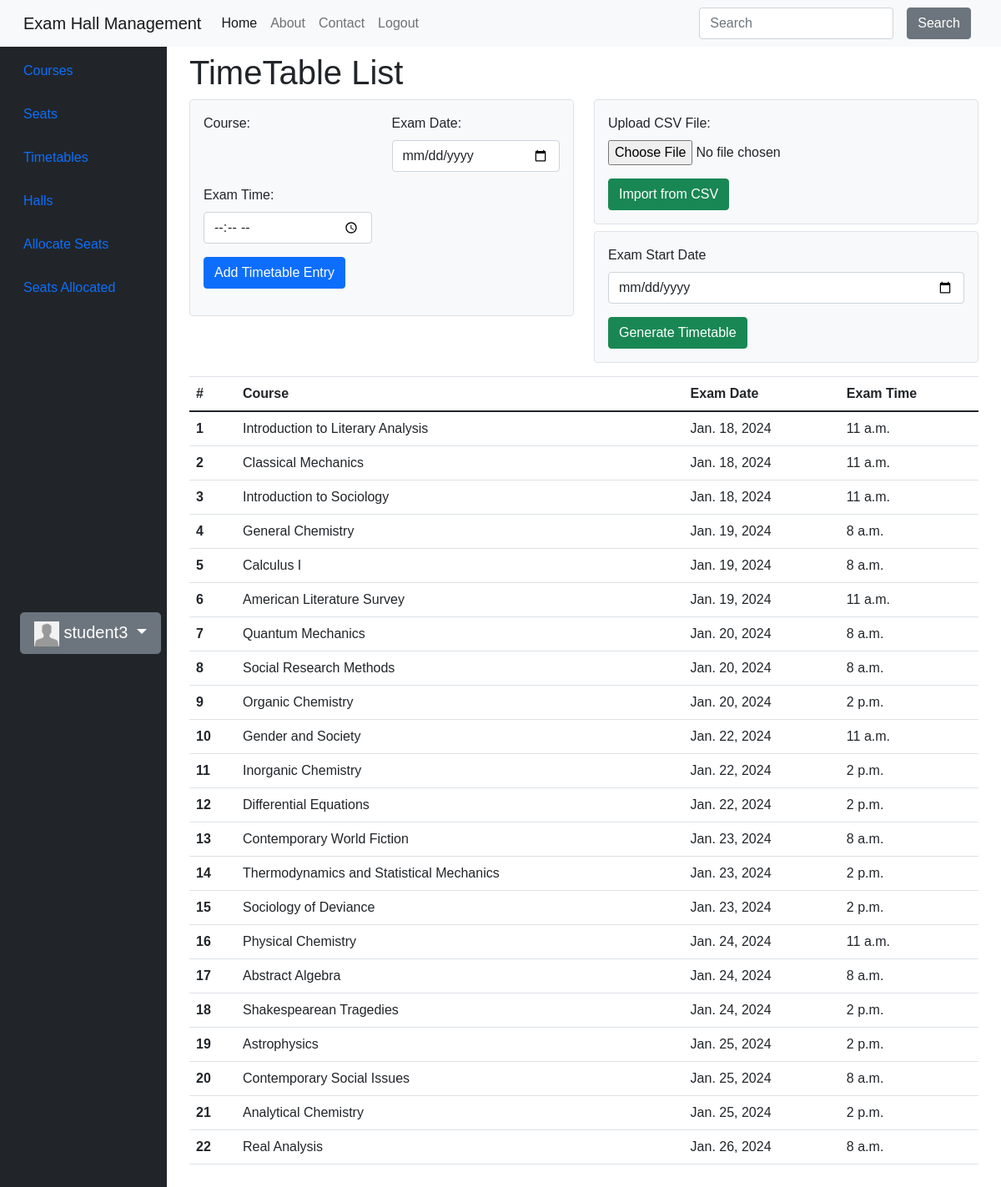
/main/generate-timetable/ (signed in), run on the app's committed database.
### accounts/models.py (models this page shows, shortened)
class CustomUser(AbstractUser):
    email = models.EmailField(unique=True)
    first_name = models.CharField(max_length=30)
    middle_name = models.CharField(max_length=30, blank=True, null=True)
    last_name = models.CharField(max_length=30)
    date_of_birth = models.DateField(null=True, blank=True)
    user_type = models.CharField(max_length=20, verbose_name="User Type")
    slug = models.SlugField(unique=True, blank=True, null=True)
    objects = CustomUserManager()

class Profile(models.Model):
    user = models.OneToOneField(CustomUser, on_delete=models.CASCADE)
    avatar = models.ImageField(
        default='avatar.jpg', # default avatar
        upload_to='profile_avatars' # dir to store the image
    )

### main/models.py (models this page shows, shortened)
class TimeTable(models.Model):
    course = models.ForeignKey(Course, on_delete=models.CASCADE)
    exam_date = models.DateField()
    exam_time = models.TimeField()

class Course(models.Model):
    name = models.CharField(max_length=100)
    code = models.CharField(max_length=8)
    department = models.ForeignKey(Department, on_delete=models.CASCADE)
    def __str__(self):
        return f"{self.name}"

### main/views.py (the view, shortened to what this page needs)
# urls.py: path('generate-timetable/', GenerateTimeTableView.as_view(), name='generate'),
class GenerateTimeTableView(View):
    template_name = 'main/timetables.html'
    def get(self, request, *args, **kwargs):
        courses = Course.objects.all()
        timetable = TimeTable.objects.all()
        form = CourseForm()
        return render(request, self.template_name, {'courses': courses, 'timetable':timetable, 'form': form})

### main/forms.py
class CourseForm(forms.ModelForm):
    class Meta:
        model = Course
        fields = ['name', 'code', 'department']

### main/templates/main/timetables.html (shortened to what this page needs)
{% extends 'main/base.html' %}
{% load widget_tweaks %}
{% block content %}
    <h1>TimeTable List</h1>
    <div class="row mb-3">
        <div class="col-md-6">
            <div class="form-container bg-light p-3 rounded border">
                <form method="post" enctype="multipart/form-data">
                    <div class="form-group row">
                        <div class="col-md-6">
                            <label for="{{ form.course.id_for_label }}">Course:</label>
                        </div>
                        <div class="col-md-6">
                            <label for="{{ form.exam_date.id_for_label }}">Exam Date:</label>
                            <input type="date" id="exam_date" name="exam_date"
                            placeholder="dd-mm-yyyy" class="form-control">
                        </div>
                        <div class="col-md-6 mt-3">
                            <label for="{{ form.exam_time.id_for_label }}">Exam Time:</label>
                            <input type="time" id="exam_time" name="exam_time"
                            min="08:00" max="16:00" class="form-control" required/>
                        </div>
                        <div class="col-md-12 mt-3">
                            <button type="submit" class="btn btn-primary">Add Timetable Entry</button>
                        </div>
                    </div>
                </form>
            </div>
        </div>
        <div class="col-md-6">
            <div class="form-container bg-light p-3 rounded border">
                <form method="post" enctype="multipart/form-data" action={% url 'main:create_timetable' %}>
                    <div class="form-group">
                        <label for="csv_file">Upload CSV File:</label>
                        <input class="form-control-file" type="file" name="csv_file" required>
                    </div>
                    <div class="mt-3">
                        <button type="submit" class="btn btn-success">Import from CSV</button>
                    </div>
            </div>
            <div class="form-container bg-light mt-2 p-3 rounded border">
                <form method="post" action="{% url 'main:generate' %}">
                    <div class="form-group">
                        <label for="exam_date">Exam Start Date</label>
                        <input class="form-control" type="date" name="exam_date" required>
                    </div>
                    <div class="mt-3">
                        <button type="submit" class="btn btn-success">Generate Timetable</button>
                    </div>
                </form>
            </div>
        </div>
    </div>
    <table class="table">
        <thead>
            <tr>
                <th scope="col">#</th>
                <th scope="col">Course</th>
                <th scope="col">Exam Date</th>
                <th scope="col">Exam Time</th>
            </tr>
        </thead>
        <tbody>
            {% for entry in timetable %}
                <tr>
                    <th scope="row">{{ forloop.counter }}</th>
                    <td>{{ entry.course }}</td>
                    <td>{{ entry.exam_date }}</td>
                    <td>{{ entry.exam_time }}</td>
                </tr>
            {% endfor %}
        </tbody>
    </table>
{% endblock %}

### main/templates/main/base.html (shortened to what this page needs)
<!DOCTYPE html>
<html lang="en">
<head>
    <link rel="stylesheet" href="https://stackpath.bootstrapcdn.com/bootstrap/4.5.2/css/bootstrap.min.css">
    <link href="https://cdn.jsdelivr.net/npm/bootstrap@5.0.2/dist/css/bootstrap.min.css" rel="stylesheet">
    <link rel="stylesheet" href="https://cdnjs.cloudflare.com/ajax/libs/font-awesome/5.15.1/css/all.min.css">
    <link href="https://cdn.jsdelivr.net/npm/bootstrap@5.0.2/dist/css/bootstrap.min.css" rel="stylesheet">
</head>
<body>
    <nav class="navbar navbar-expand-lg navbar-light bg-light fixed-top">
        <div class="container-fluid">
            <a class="navbar-brand" href="{% url 'index' %}">Exam Hall Management</a>
            <div class="collapse navbar-collapse" id="navbarColor04">
                <ul class="navbar-nav me-auto">
                    <li class="nav-item">
                        <a class="nav-link active" href="{% url 'index' %}">Home</a>
                    </li>
                    <li class="nav-item">
                        <a class="nav-link" href="{% url 'about' %}">About</a>
                    </li>
                    <li class="nav-item">
                        <a class="nav-link" href="{% url 'contact' %}">Contact</a>
                    </li>
                    {% if user.is_authenticated %}
                    <li class="nav-item">
                        <a class="nav-link" href="{% url 'accounts:logout' %}">Logout</a>
                    </li>
                    {% endif %}
                </ul>
                <form class="d-flex">
                    <input class="form-control me-sm-2" type="search" placeholder="Search">
                    <button class="btn btn-secondary mx-2 my-2 my-sm-0" type="submit">Search</button>
                </form>
            </div>
        </div>
    </nav>
    <div class="container-fluid">
        <div class="row flex-nowrap">
            <div class="col-auto col-md-3 col-xl-2 px-sm-2 px-0 bg-dark" #sidebar>
                <div class="d-flex flex-column align-items-center align-items-sm-start px-3 pt-2 text-white min-vh-100">
                    <ul class="nav nav-pills flex-column mb-sm-auto mb-0 align-items-center align-items-sm-start mt-5" id="menu">
                        <li>
                            <a href="{% url 'main:courses' %}" class="nav-link px-0 align-middle">
                             <span class="ms-1 d-none d-sm-inline">Courses</span></a>
                        </li>
                        <li>
                            <a href="{% url 'main:seats' %}" class="nav-link px-0 align-middle">
                             <span class="ms-1 d-none d-sm-inline">Seats</span></a>
                        </li>
                        <li>
                            <a href="{% url 'main:timetables' %}" class="nav-link px-0 align-middle">
                             <span class="ms-1 d-none d-sm-inline">Timetables</span></a>
                        </li>
                        <li>
                            <a href="{% url 'main:halls' %}" class="nav-link px-0 align-middle">
                             <span class="ms-1 d-none d-sm-inline">Halls</span></a>
                        </li>
                        <li>
                            <a href="{% url 'main:allocate' %}" class="nav-link px-0 align-middle">
                                 <span class="ms-1 d-none d-sm-inline">Allocate Seats</span>
                            </a>
                        </li>
                        <li>
                            <a href="{% url 'main:allocated_seats' %}" class="nav-link px-0 align-middle">
                                 <span class="ms-1 d-none d-sm-inline">Seats Allocated</span>
                            </a>
                        </li>
                    </ul>
                    <div class="dropdown">
                        <div class="btn btn-lg btn-secondary dropdown-toggle my-3"
                        type="button" id="dropdownMenuButton1" data-bs-toggle="dropdown" aria-expanded="false">
                            <img src="{{ user.profile.avatar.url }}" width="30" height="30">
                            {{ user.username }}
                        </div>
                    </div>
                </div>
            </div>
            <div class="col my-5">
                <div id="content">
                    {% block content %}{% endblock %}
                </div>
            </div>
        </div>
    </div>
</body>
</html>

### data on the page
CustomUser: profile.avatar (placeholder picture), username "student3"
TimeTable: course "Introduction to Literary Analysis", exam_date "Jan. 18, 2024", exam_time "11 a.m."
TimeTable: course "Classical Mechanics", exam_date "Jan. 18, 2024", exam_time "11 a.m."
TimeTable: course "Introduction to Sociology", exam_date "Jan. 18, 2024", exam_time "11 a.m."
TimeTable: course "General Chemistry", exam_date "Jan. 19, 2024", exam_time "8 a.m."
TimeTable: course "Calculus I", exam_date "Jan. 19, 2024", exam_time "8 a.m."
TimeTable: course "American Literature Survey", exam_date "Jan. 19, 2024", exam_time "11 a.m."
TimeTable: course "Quantum Mechanics", exam_date "Jan. 20, 2024", exam_time "8 a.m."
TimeTable: course "Social Research Methods", exam_date "Jan. 20, 2024", exam_time "8 a.m."
TimeTable: course "Organic Chemistry", exam_date "Jan. 20, 2024", exam_time "2 p.m."
TimeTable: course "Gender and Society", exam_date "Jan. 22, 2024", exam_time "11 a.m."
TimeTable: course "Inorganic Chemistry", exam_date "Jan. 22, 2024", exam_time "2 p.m."
TimeTable: course "Differential Equations", exam_date "Jan. 22, 2024", exam_time "2 p.m."
TimeTable: course "Contemporary World Fiction", exam_date "Jan. 23, 2024", exam_time "8 a.m."
TimeTable: course "Thermodynamics and Statistical Mechanics", exam_date "Jan. 23, 2024", exam_time "2 p.m."
TimeTable: course "Sociology of Deviance", exam_date "Jan. 23, 2024", exam_time "2 p.m."
TimeTable: course "Physical Chemistry", exam_date "Jan. 24, 2024", exam_time "11 a.m."
TimeTable: course "Abstract Algebra", exam_date "Jan. 24, 2024", exam_time "8 a.m."
TimeTable: course "Shakespearean Tragedies", exam_date "Jan. 24, 2024", exam_time "2 p.m."
TimeTable: course "Astrophysics", exam_date "Jan. 25, 2024", exam_time "2 p.m."
TimeTable: course "Contemporary Social Issues", exam_date "Jan. 25, 2024", exam_time "8 a.m."
TimeTable: course "Analytical Chemistry", exam_date "Jan. 25, 2024", exam_time "2 p.m."
TimeTable: course "Real Analysis", exam_date "Jan. 26, 2024", exam_time "8 a.m."
